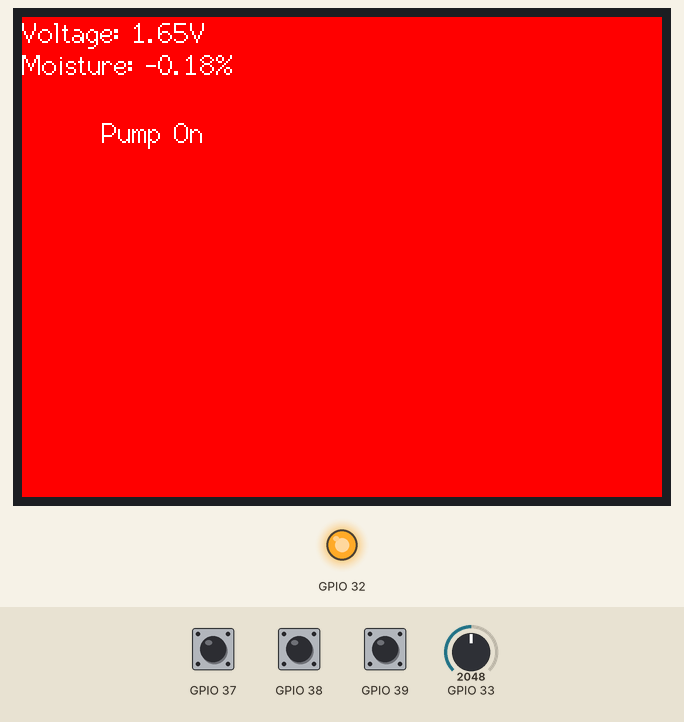
This program was run on a simulated ESP32. Shown: 320×240 colour display, output pins drawn as LEDs (lit = HIGH). Inputs (shaded band) come from the test bench; at power-on: GPIO 33 = 2048, GPIO 37 HIGH, GPIO 38 HIGH, GPIO 39 HIGH. What the program prints to the serial monitor is not drawn.

Above: at 1.3 s.
1.4 s: GPIO 33 set to 1885
At 3.4 s:
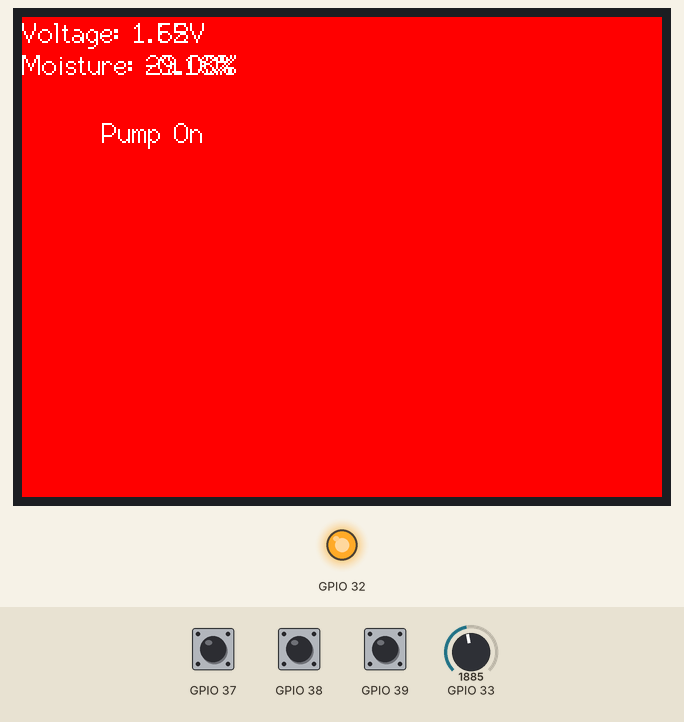
3.7 s: GPIO 33 set to 1754
At 6.5 s:
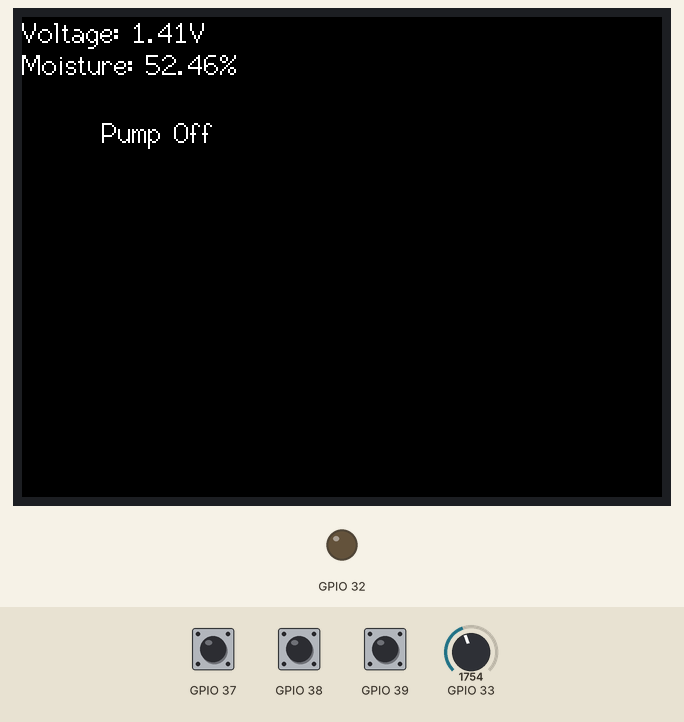
6.8 s: GPIO 33 set to 2047
At 9.7 s:
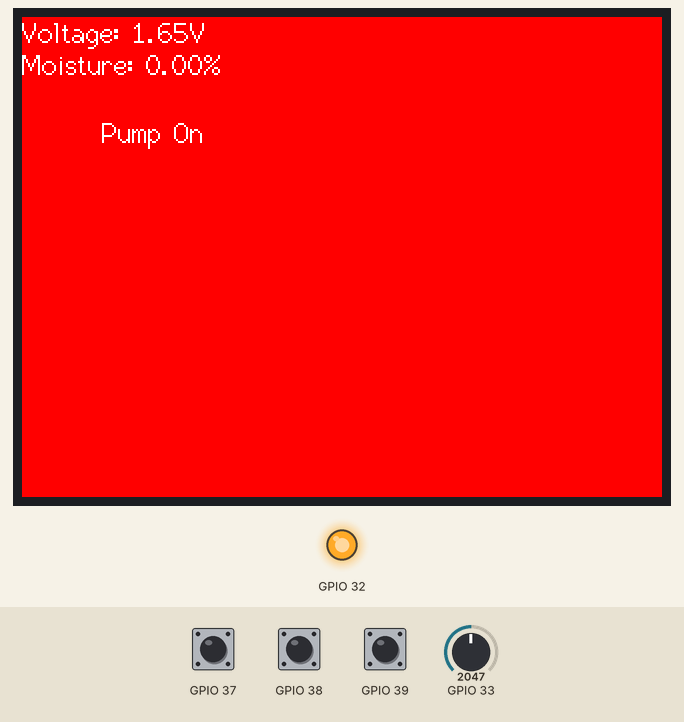
Timing chart, 0 to 11.2 s (numbered marks = the images above; inputs shaded):
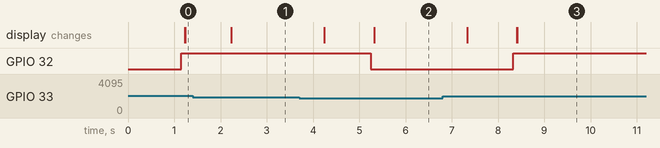

Measured:
- the behaviour switches between 1824 and 1823 on GPIO 33 (found by bisection; images 1 and 2)
- after the input at 1.4 s, the display: changes after 0.84 s (image 1)
- after the input at 3.7 s, GPIO 32: HIGH → LOW after 1.5 s; the display: first changes after 0.54 s (image 2 shows a later state)
- after the input at 6.8 s, GPIO 32: LOW → HIGH after 1.5 s; the display: first changes after 0.53 s (image 3 shows a later state)

The program:

main.cpp
```cpp
#include "../lib/enable.h"
#include "../lib/watering_unit.h"

float vol, moisture;
int		number = 0;
float	moistureHistory[320];
int		currentIndex = 0;

void	setup(void)
{
	initializeSystem();
}

void	loop(void)
{
	M5.update();
	measureAndDisplayMoisture(vol, moisture);
	controlPump(moisture, number);
	#if ENABLE_GRAPH_DISPLAY
		void displayGraph(float moisture, float moistureHistory[],
			int currentIndex);
	#endif
	#if ENABLE_LINE_NOTIFY
		void notifyLine(float vol, float moisture);
	#endif
}
```

control_pump.cpp
```cpp
#include "../lib/enable.h"
#include "../lib/watering_unit.h"

void controlPump(float moisture, int &number) {
    static bool pumpOn = false;

    if (moisture <= THRESHOLD_MOISTURE) {
        if (!pumpOn) {
            number++;
            pumpOn = true;
            digitalWrite(PUMP_PIN, HIGH);
            Serial.println("ポンプオン");
            M5.Lcd.fillScreen(RED);
            M5.Lcd.setTextColor(WHITE, RED);
            M5.Lcd.drawString("Pump On", 40, 50);

            #if ENABLE_SOUND_ALERT
                playTone();
            #endif

            #if ENABLE_VISUAL_EFFECT
                drawImage(40, 70, image_data, 135, 240);
            #endif
        }
    } else {
        if (pumpOn) {
            pumpOn = false;
            digitalWrite(PUMP_PIN, LOW);
            Serial.println("ポンプオフ");
            M5.Lcd.fillScreen(BLACK);
            M5.Lcd.setTextColor(WHITE, BLACK);
            M5.Lcd.drawString("Pump Off", 40, 50);
        }
    }
}
```

initialize_system.cpp
```cpp
#include "../lib/watering_unit.h"

void	initializeSystem(void)
{
	M5.begin();
	Serial.begin(115200);
	pinMode(INPUT_PIN, INPUT);
	pinMode(PUMP_PIN, OUTPUT);
	M5.Lcd.setRotation(1);
	M5.Lcd.setTextFont(2);
	M5.Lcd.setBrightness(255);
}
```

measure_and_display_moisture.cpp
```cpp
#include "../lib/watering_unit.h"

void	measureAndDisplayMoisture(float &vol, float &moisture)
{
	float	adc;

	adc = analogRead(INPUT_PIN);
	vol = (adc + 1) * 3.3 / (4095 + 1);
	moisture = 100 * (1.65 - vol) / (1.65 - 1.2);
	Serial.printf("電圧: %2.2fV  土壌水分量: %0.2f%%\r\n", vol, moisture);
	M5.Lcd.setCursor(0, 0);
	M5.Lcd.setTextColor(WHITE);
	M5.Lcd.printf("Voltage: %2.2fV\n", vol);
	M5.Lcd.printf("Moisture: %0.2f%%\n", moisture);
	delay(1000);
}
```
